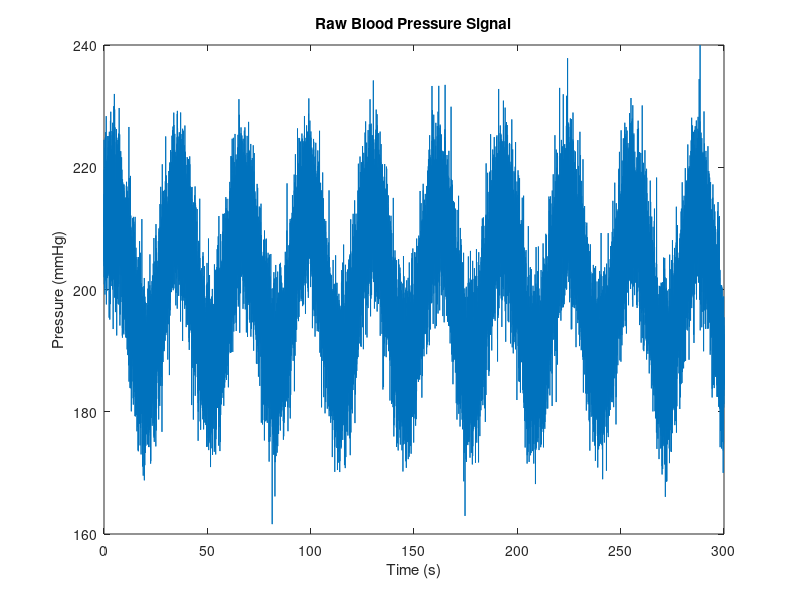
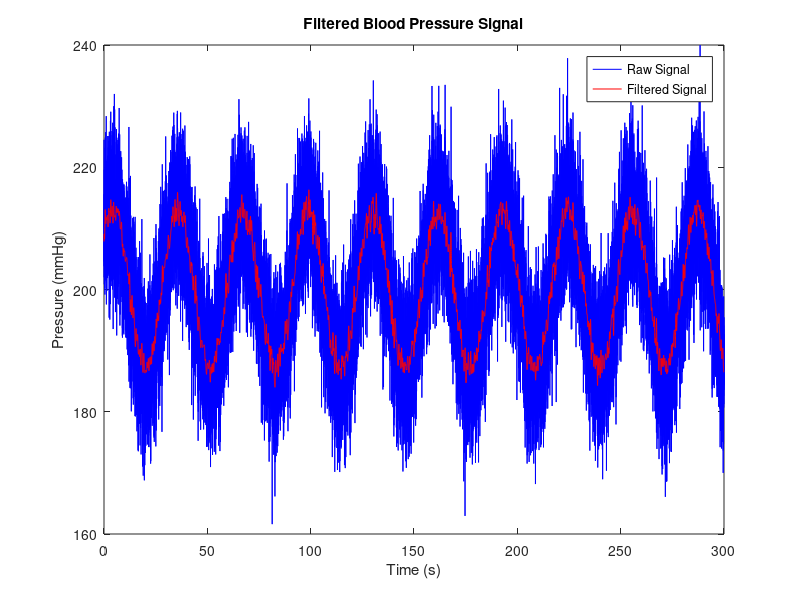

Write MATLAB code to recreate these figures, in order. (Note: this script raises an error after producing the figures.)
% Generate a dummy blood pressure dataset (systolic and diastolic)
fs = 100; 
time = 0:1/fs:300; 
% Systolic and diastolic pressures with some noise
systolic = 120 + 10 * sin(0.2 * time) + 5 * randn(size(time)); 
diastolic = 80 + 8 * cos(0.2 * time) + 4 * randn(size(time)); 
bp_signal = systolic + diastolic; % Combine both example

% Plot raw data
figure;
plot(time, bp_signal);
title('Raw Blood Pressure Signal');
xlabel('Time (s)');
ylabel('Pressure (mmHg)');

% low-pass filter
fc = 2;   % Cut-off
[b, a] = butter(4, fc / (fs / 2), 'low');
bp_filtered = filtfilt(b, a, bp_signal);

% Plot filtered data
figure;
plot(time, bp_signal, 'b', time, bp_filtered, 'r');
legend('Raw Signal', 'Filtered Signal');
title('Filtered Blood Pressure Signal');
xlabel('Time (s)');
ylabel('Pressure (mmHg)');

% Feature extraction: systolic and diastolic pressure
[systolic_peaks, systolic_loc] = findpeaks(bp_filtered, 'MinPeakHeight', 130); 
[diastolic_peaks, diastolic_loc] = findpeaks(-bp_filtered, 'MinPeakHeight', -90); 

% Results display
fprintf('Average Systolic Pressure: %.2f mmHg\n', mean(systolic_peaks));
fprintf('Average Diastolic Pressure: %.2f mmHg\n', mean(-diastolic_peaks));

% Plot detected peaks
figure;
plot(time, bp_filtered);
hold on;
plot(time(systolic_loc), systolic_peaks, 'ro'); % Systolic
plot(time(diastolic_loc), -diastolic_peaks, 'go'); % Diastolic
legend('Filtered Signal', 'Systolic Peaks', 'Diastolic Peaks');
title('Blood Pressure Signal with Peaks');
xlabel('Time (s)');
ylabel('Pressure (mmHg)');
